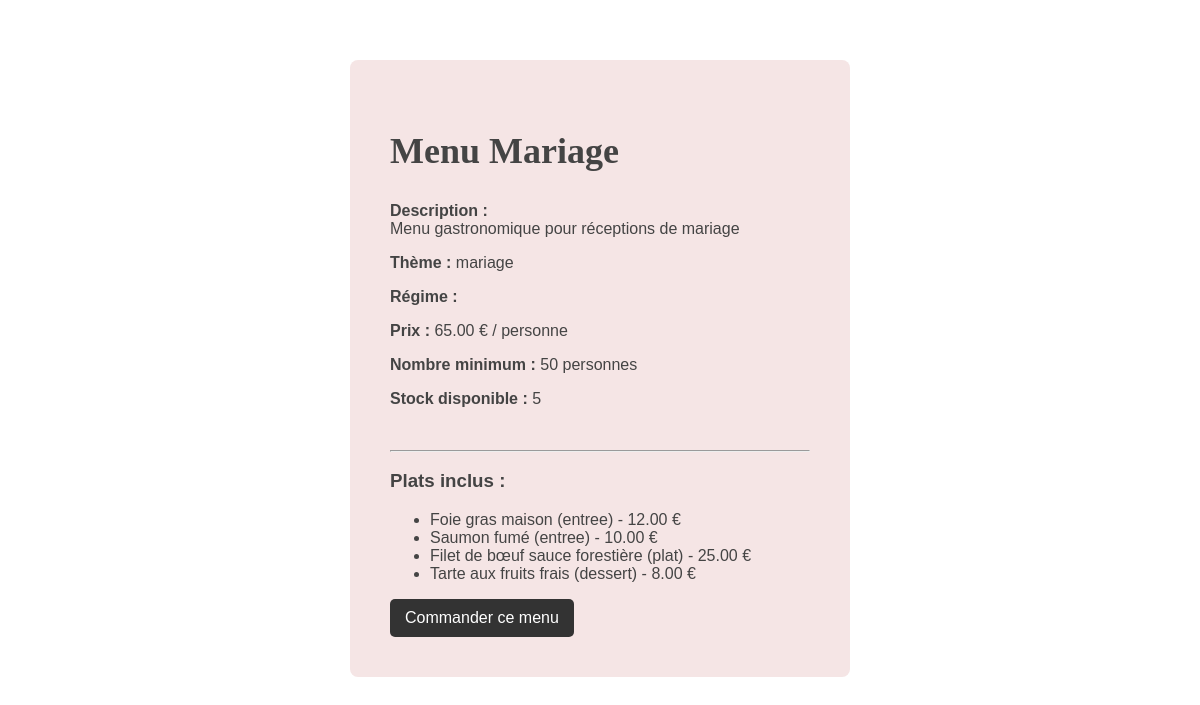
The app's page /menu.php?id=1 with its own data.
### tables this page shows
CREATE TABLE menus (
    id INT AUTO_INCREMENT PRIMARY KEY,
    nom VARCHAR(150) NOT NULL,
    description TEXT NOT NULL,
    theme VARCHAR(100) NOT NULL,
    nb_personnes_min INT NOT NULL,
    prix_par_personne DECIMAL(8,2) NOT NULL,
    delai_commande_jours INT NOT NULL,
    stock_disponible INT NOT NULL DEFAULT 0
);

CREATE TABLE plats (
    id INT AUTO_INCREMENT PRIMARY KEY,
    nom VARCHAR(150) NOT NULL,
    type ENUM('entree', 'plat', 'dessert', 'boisson') NOT NULL,
    prix DECIMAL(8,2) NOT NULL
);

### src/Models/Menu.php (called while the page is built, shortened)
<?php
class Menu
{
    private PDO $db;
    public function __construct()
    {
        $database = new Database();
        $this->db = $database->getConnection();
    }
    public function getById(int $id): ?array
    {
        $sql = "SELECT * FROM menus WHERE id = :id";
        $stmt = $this->db->prepare($sql);
        $stmt->execute(['id' => $id]);
        $menu = $stmt->fetch(PDO::FETCH_ASSOC);
        return $menu ?: null;
    }
    public function getPlatsByMenu(int $menu_id): array
    {
        $sql = "
        SELECT p.*
        FROM plats p
        INNER JOIN menu_plat mp ON p.id = mp.plat_id
        WHERE mp.menu_id = :menu_id
    ";
        $stmt = $this->db->prepare($sql);
        $stmt->execute(['menu_id' => $menu_id]);
        return $stmt->fetchAll(PDO::FETCH_ASSOC);
    }
}

### config/database.php (called while the page is built, shortened)
<?php
class Database
{
    private string $host = "localhost";
    private string $dbName = "vite_gourmand";
    private string $username = "root";
    private string $password = "";
    private ?PDO $connection = null;
    public function getConnection(): PDO
    {
        if ($this->connection === null) {
            try {
                $this->connection = new PDO(
                    "mysql:host={$this->host};dbname={$this->dbName};charset=utf8",
                    $this->username,
                    $this->password
                );
                $this->connection->setAttribute(PDO::ATTR_ERRMODE, PDO::ERRMODE_EXCEPTION);
            } catch (PDOException $e) {
                die("Erreur de connexion à la base de données");
            }
        }
        return $this->connection;
    }
}

### src/Controllers/MenuController.php (called while the page is built, shortened)
<?php
class MenuController
{
    private Menu $menuModel;
    public function __construct()
    {
        $this->menuModel = new Menu();
    }
    public function show(int $id): ?array
    {
        $menu = $this->menuModel->getById($id);
        $menu['plats'] = $this->menuModel->getPlatsByMenu($id);
        return $menu;
    }
}

### public/Menu.php (the view, shortened to what this page needs)
<?php
require_once __DIR__ . '/../config/Database.php';
require_once __DIR__ . '/../src/Models/Menu.php';
require_once __DIR__ . '/../src/Controllers/MenuController.php';
$controller = new MenuController();
$menu = $controller->show((int) $_GET['id']);
?>
<!DOCTYPE html>
<html lang="fr">
<head>
    <link rel="stylesheet" href="css/style.css">
</head>
<body>
    <div class="form-container">
        <h2><?= htmlspecialchars($menu['nom']) ?></h2>
        <p><strong>Description :</strong><br>
            <?= htmlspecialchars($menu['description']) ?>
        </p>
        <p><strong>Thème :</strong> <?= htmlspecialchars($menu['theme']) ?></p>
        <p><strong>Régime :</strong> <?= htmlspecialchars($menu['regime']) ?></p>
        <p><strong>Prix :</strong> <?= number_format($menu['prix_par_personne'], 2) ?> € / personne</p>
        <p><strong>Nombre minimum :</strong> <?= (int) $menu['nb_personnes_min'] ?> personnes</p>
        <p><strong>Stock disponible :</strong> <?= (int) $menu['stock_disponible'] ?></p>
        <br>
        <hr>
        <h3>Plats inclus :</h3>
        <?php if (!empty($menu['plats'])): ?>
            <ul>
                <?php foreach ($menu['plats'] as $plat): ?>
                    <li>
                        <?= htmlspecialchars($plat['nom']) ?>
                        (<?= htmlspecialchars($plat['type']) ?>)
                        - <?= number_format($plat['prix'], 2) ?> €
                    </li>
                <?php endforeach; ?>
            </ul>
        <?php else: ?>
            <p>Aucun plat associé.</p>
        <?php endif; ?>
        <?php if ($menu['stock_disponible'] > 0): ?>
            <a href="commande.php?menu_id=<?= $menu['id'] ?>" class="btn-menus">
                Commander ce menu
            </a>
        <?php else: ?>
            <p style="color:red; font-weight:bold;">
                Menu actuellement indisponible
            </p>
        <?php endif; ?>
    </div>
</body>
</html>

### public/css/style.css (style rules this page uses)
body { background-color: #FFFFFF; color: #444444; font-family: 'Montserrat', sans-serif; margin: 0; }
h2 { font-family: 'Moon Dance', cursive; font-size: 36px; }
.btn-menus { display: inline-block; padding: 10px 15px; background: #333; color: #fff; text-decoration: none; border-radius: 5px; }
.form-container { max-width: 500px; margin: 60px auto; background-color: #F5E5E5; padding: 40px; border-radius: 8px; }
.form-container { max-width: 500px; margin: 60px auto; background-color: #F5E5E5; padding: 40px; border-radius: 8px; box-sizing: border-box; }

### records on screen
menus: nom "Menu Mariage", description "Menu gastronomique pour réceptions de mariage", theme "mariage", prix_par_personne "65.00", nb_personnes_min "50", stock_disponible "5"
plats: nom "Foie gras maison", type "entree", prix "12.00"
plats: nom "Saumon fumé", type "entree", prix "10.00"
plats: nom "Filet de bœuf sauce forestière", type "plat", prix "25.00"
plats: nom "Tarte aux fruits frais", type "dessert", prix "8.00"
